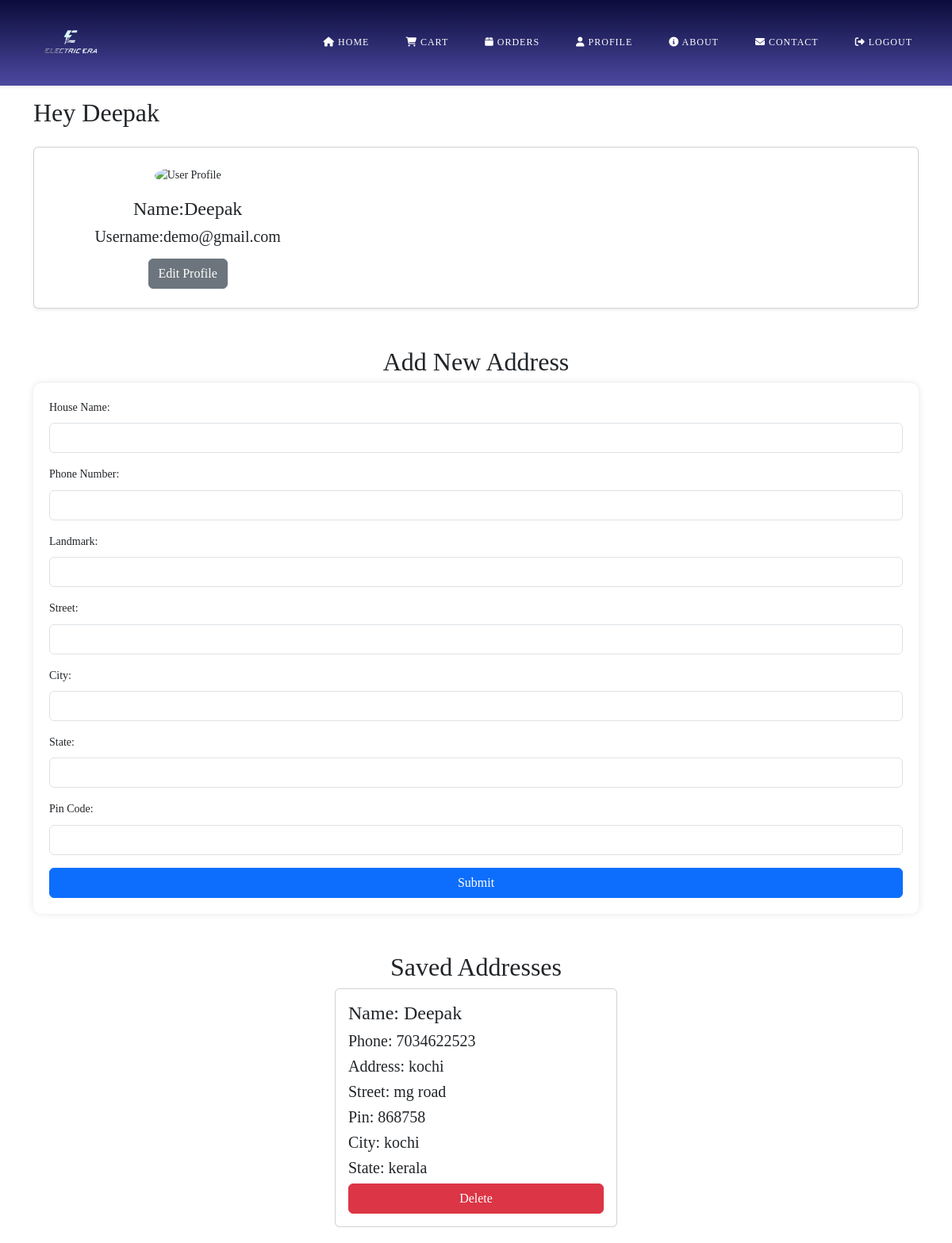
Screenshot of /address (signed in) with the database file from the repository.
### app/models.py (models this page shows)
class Address(models.Model):
    user = models.ForeignKey(User, on_delete=models.CASCADE)
    name=models.TextField()
    address=models.TextField()
    street=models.TextField()
    city=models.TextField()
    state=models.TextField()
    pincode=models.IntegerField()
    phone=models.IntegerField()

### app/views.py (the view)
# urls.py: path('address',views.address),
def address(req):
    if 'user' in req.session:
        user=User.objects.get(username=req.session['user'])
        data=Address.objects.filter(user=user)
        if req.method=='POST':
            user=User.objects.get(username=req.session['user'])
            name=req.POST['name']
            phn=req.POST['phone']
            house=req.POST['address']
            street=req.POST['street']
            city=req.POST['city']
            pin=req.POST['pin']
            state=req.POST['state']
            data=Address.objects.create(user=user,name=name,phone=phn,address=house,city=city,street=street,pincode=pin,state=state)
            data.save()
            return redirect(address)
        else:
            return render(req,"user/address.html",{'data':data})
    else:
        return redirect(s_login)

### template/user/address.html (shortened to what this page needs)
<!DOCTYPE html>
<html lang="en">
<head>
    {% load static %}
    <link rel="stylesheet" href="https://cdn.jsdelivr.net/npm/bootstrap@5.3.0/dist/css/bootstrap.min.css">
    <link rel="stylesheet" href="{% static 'css/user.css' %}">
    <link rel="stylesheet" href="https://cdnjs.cloudflare.com/ajax/libs/font-awesome/6.4.2/css/all.min.css">
</head>
<body>
    <header class="main-header py-3 shadow-sm">
        <div class="container">
            <nav class="navbar navbar-expand-lg navbar-light">
                <a class="navbar-brand" href="/mojo">
                    <img src="{% static 'img/era_logo.png' %}" alt="E-Era Logo" class="img-fluid" style="max-height: 50px;">
                </a>
                <div class="collapse navbar-collapse" id="mainMenu">
                    <ul class="navbar-nav ms-auto text-uppercase">
                        <li class="nav-item"><a href="../" class="nav-link"><i class="fas fa-home"></i> Home</a></li>
                        <li class="nav-item"><a href="view_cart" class="nav-link"><i class="fas fa-shopping-cart"></i> Cart</a></li>
                        <li class="nav-item"><a href="order" class="nav-link"><i class="fas fa-box"></i> Orders</a></li>
                        <li class="nav-item"><a href="address" class="nav-link"><i class="fas fa-user"></i> Profile</a></li>
                        <li class="nav-item"><a href="about" class="nav-link"><i class="fas fa-info-circle"></i> About</a></li>
                        <li class="nav-item"><a href="contact" class="nav-link"><i class="fas fa-envelope"></i> Contact</a></li>
                        <li class="nav-item"><a href="logout" id="logout-btn" class="nav-link"><i class="fas fa-sign-out-alt"></i> Logout</a></li>
                    </ul>
                </div>
            </nav>
        </div>
    </header>
    <div class="container mt-5" >
        <h2 class="mt-5 mb-4">Hey {{ user.first_name }}</h2>
        <div class="card shadow-sm p-4">
            <div class="row">
                <div class="col-md-4 text-center">
                    <img src="{% static 'images/profile_avatar.jpg' %}" class="img-fluid rounded-circle mb-3" alt="User Profile" style="max-height: 100px;">
                    <h4>Name:{{ user.first_name }}</h4>
                    <h5>Username:{{ user.username }}</h5>
                    <button id="editProfileBtn" class="btn btn-secondary mt-2">Edit Profile</button>
                </div>
                <div class="col-md-8">
                </div>
            </div>
        </div>
    </div>
<div class="container mt-5">
    <h2 class="text-center">Add New Address</h2>
    <div class="form-container">
        <form action="" method="post" enctype="multipart/form-data">
            <div class="mb-3">
                <label class="form-label">House Name:</label>
                <input type="text" name="name" class="form-control" required>
            </div>
            <div class="mb-3">
                <label class="form-label">Phone Number:</label>
                <input type="number" name="phone" class="form-control" required>
            </div>
            <div class="mb-3">
                <label class="form-label">Landmark:</label>
                <input type="text" name="address" class="form-control" required>
            </div>
            <div class="mb-3">
                <label class="form-label">Street:</label>
                <input type="text" name="street" class="form-control" required>
            </div>
            <div class="mb-3">
                <label class="form-label">City:</label>
                <input type="text" name="city" class="form-control" required>
            </div>
            <div class="mb-3">
                <label class="form-label">State:</label>
                <input type="text" name="state" class="form-control" required>
            </div>
            <div class="mb-3">
                <label class="form-label">Pin Code:</label>
                <input type="number" name="pin" class="form-control" required>
            </div>
            <button type="submit" class="btn btn-primary w-100">Submit</button>
        </form>
    </div>
</div>
<div class="container mt-5">
    <h2 class="text-center">Saved Addresses</h2>
    <div class="row justify-content-center">
        {% for i in data %}
        <div class="col-md-6 col-lg-4">
            <div class="card">
                <div class="card-body">
                    <h4 class="card-title">Name: {{i.name}}</h4>
                    <h5 class="card-text">Phone: {{i.phone}}</h5>
                    <h5 class="card-text">Address: {{i.address}}</h5>
                    <h5 class="card-text">Street: {{i.street}}</h5>
                    <h5 class="card-text">Pin: {{i.pincode}}</h5>
                    <h5 class="card-text">City: {{i.city}}</h5>
                    <h5 class="card-text">State: {{i.state}}</h5>
                    <a href="delete_address/{{i.pk}}" class="btn btn-danger w-100">Delete</a>
                </div>
            </div>
        </div>
        {% empty %}
        <p class="text-center">No saved addresses yet.</p>
        {% endfor %}
    </div>
</div>
</body>
</html>

### static/css/user.css (style rules this page uses)
body { font-family: Arial, sans-serif; padding-top: 75px; margin: 0; height: 100vh; }
.main-header { position: absolute; padding: 20px 0; }
.main-header { background: linear-gradient(180deg, #0b0c3b, #4c49a0); margin-top: 0%; }
#mainMenu li > a { font-size: 12px; letter-spacing: 1px; color: #fff; font-weight: 400; position: relative; z-index: 1; text-decoration: none; }
#mainMenu li:not(:last-of-type) { margin-right: 30px; }
#mainMenu li > a::before { position: absolute; content: ""; width: calc(100% - 1px); height: 1px; background: #fff; bottom: -6px; left: 0; -webkit-transform: scale(0, 1); -ms-transform: scale(0, 1); transform: scale(0, 1); -webkit-transform-origin: right center; -ms-transform-origin: right center; transform-origin: right center; z-index: -1; -webkit-transition: transform 0.5s ease; transition: transform 0.5s ease; }
.main-header { position: fixed; top: 0px; left: 0; z-index: 99; width: 100%; -webkit-transition: all 0.4s ease; transition: all 0.4s ease; }
.navbar-brand { color: #fff; }
.main-header .navbar-brand img { max-width: 150px; animation: fadeInLeft 0.4s both 0.4s; }
body { font-family: var(--body-font); font-size: 14px; font-weight: 500; line-height: 1.6; margin: 0; }
.main-header { background-color: #f8f9fa; }

### template/user/address.html (style rules this page uses)
.form-container { background: #fff; padding: 20px; border-radius: 10px; box-shadow: 0px 0px 10px rgba(0, 0, 0, 0.1); }
.card { margin-bottom: 20px; }

### rows the page displays
Address: name "Deepak", phone "7034622523", address "kochi", street "mg road", pincode "868758", city "kochi", state "kerala"

### other values shown
{{ user.first_name }} "Deepak"
{{ user.username }} "demo@gmail.com"
